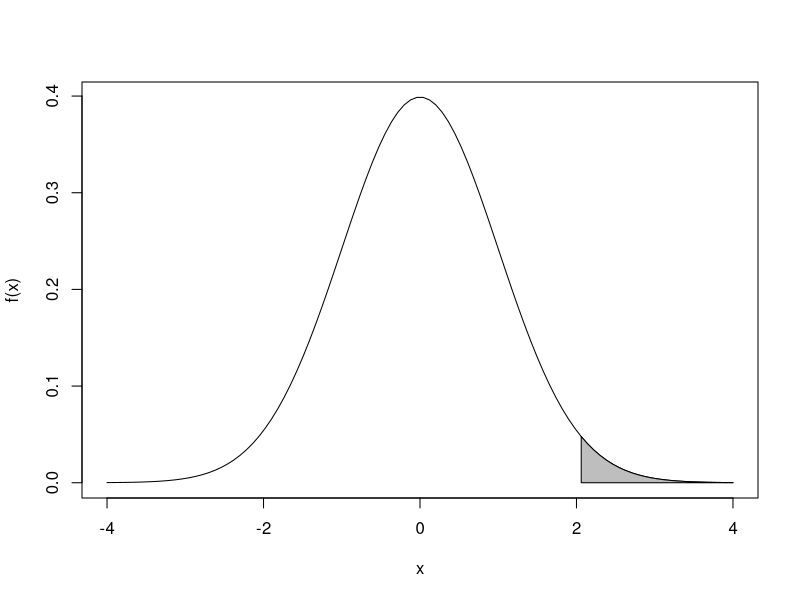

Generate this figure with R:
## ---- chunk 1
x <- 1:5
## ---- chunk 2
n <- 1000
x <- 1:n
S <- sum(x)
## ---- chunk 3
onethird <- function(n) sum( 3/10^c(1:n))
1/3 - onethird(4)
1/3 - onethird(10)
1/3 - onethird(16)
## ---- chunk 4
f <- dnorm
x <- seq(-4,4,length=100)
plot(x, f(x), type="l")
x0 <- x[x>2]
y0 <- f(x0)
x0 <- c(min(x0),x0,max(x0))
y0 <- c(0,y0,0)
polygon(x0,y0,col="grey")
## ---- chunk 5
width <- 0.01
x <- seq(2,4,width)
areaofbars <-  f(x)*width
sum( areaofbars )
